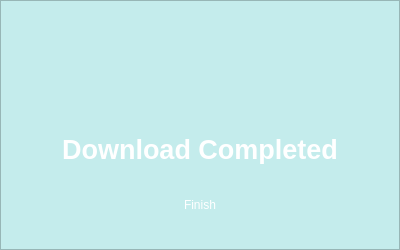
<?xml version="1.0" encoding="UTF-8"?>
<ui version="4.0">
 <class>downloadPopUp</class>
 <widget class="QWidget" name="downloadPopUp">
  <property name="geometry">
   <rect>
    <x>0</x>
    <y>0</y>
    <width>400</width>
    <height>250</height>
   </rect>
  </property>
  <property name="windowTitle">
   <string>Form</string>
  </property>
  <property name="styleSheet">
   <string notr="true">background-color: rgb(196, 236, 236);</string>
  </property>
  <widget class="QFrame" name="downloadPopUp_2">
   <property name="geometry">
    <rect>
     <x>0</x>
     <y>0</y>
     <width>400</width>
     <height>250</height>
    </rect>
   </property>
   <property name="maximumSize">
    <size>
     <width>500</width>
     <height>600</height>
    </size>
   </property>
   <property name="styleSheet">
    <string notr="true">background: qlineargradient(
    x1: 0, y1: 0, x2: 1, y2: 1,
    stop: 0 rgba(39, 113, 90, 1), stop: 1 rgba(210, 254, 254, 1)
);
</string>
   </property>
   <property name="frameShape">
    <enum>QFrame::StyledPanel</enum>
   </property>
   <property name="frameShadow">
    <enum>QFrame::Raised</enum>
   </property>
   <widget class="QPushButton" name="logoButton">
    <property name="geometry">
     <rect>
      <x>165</x>
      <y>40</y>
      <width>70</width>
      <height>70</height>
     </rect>
    </property>
    <property name="font">
     <font>
      <family>Arial</family>
      <underline>false</underline>
     </font>
    </property>
    <property name="styleSheet">
     <string notr="true">background: none;
border: none;
color: black;</string>
    </property>
    <property name="text">
     <string/>
    </property>
    <property name="icon">
     <iconset>
      <normaloff>../images/images_no_back/icon.png</normaloff>../images/images_no_back/icon.png</iconset>
    </property>
    <property name="iconSize">
     <size>
      <width>90</width>
      <height>90</height>
     </size>
    </property>
   </widget>
   <widget class="QFrame" name="frame">
    <property name="geometry">
     <rect>
      <x>0</x>
      <y>119</y>
      <width>400</width>
      <height>60</height>
     </rect>
    </property>
    <property name="styleSheet">
     <string notr="true">border: none;
background: none;</string>
    </property>
    <property name="frameShape">
     <enum>QFrame::StyledPanel</enum>
    </property>
    <property name="frameShadow">
     <enum>QFrame::Raised</enum>
    </property>
    <widget class="QLabel" name="label">
     <property name="geometry">
      <rect>
       <x>40</x>
       <y>15</y>
       <width>320</width>
       <height>30</height>
      </rect>
     </property>
     <property name="font">
      <font>
       <family>Arial</family>
       <pointsize>20</pointsize>
       <italic>false</italic>
       <bold>true</bold>
      </font>
     </property>
     <property name="styleSheet">
      <string notr="true">font: 700 20pt &quot;Arial&quot;;
color: white;</string>
     </property>
     <property name="text">
      <string>Download Completed</string>
     </property>
     <property name="alignment">
      <set>Qt::AlignCenter</set>
     </property>
    </widget>
   </widget>
   <widget class="QPushButton" name="finishButton">
    <property name="geometry">
     <rect>
      <x>150</x>
      <y>190</y>
      <width>100</width>
      <height>30</height>
     </rect>
    </property>
    <property name="styleSheet">
     <string notr="true">font: 18pt &quot;Arial&quot;;
color: white; 
background: qradialgradient(
    cx: 0.3, cy: -0.4, fx: 0.3, fy: -0.4,
    radius: 1.35, stop: 0 rgba(35, 120, 99, 1), stop: 1 rgba(77, 206, 175, 1)
);

border-radius: 10%;</string>
    </property>
    <property name="text">
     <string>Finish</string>
    </property>
   </widget>
  </widget>
 </widget>
 <resources/>
 <connections/>
</ui>
